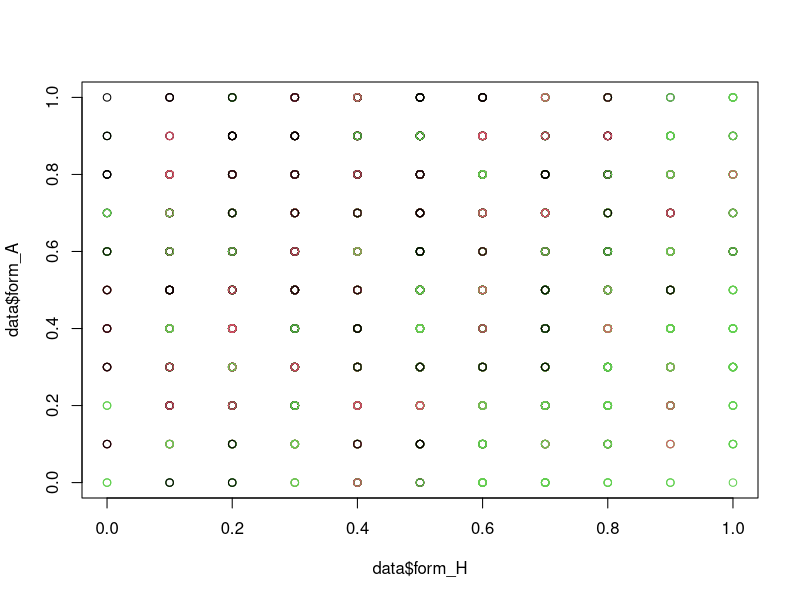

Generate this figure with R:
library(tidyverse)
library(nnet)
library(caret)

set.seed(05012023)

data <- read_csv("game_data.csv")

data <- data %>% filter(enough_games > 0, Div=='I1')

plot(data$form_H, data$form_A, col=factor(data$FTR))

training.samples <- data$Div %>% createDataPartition(p = 0.8, list = FALSE)
train <- data[training.samples,]
test <- data[-training.samples,]

model <- multinom(FTR ~ form_H + form_A + g_H + g_A + s_H + s_A + st_H + st_A + c_H + c_A, data=train)

summary(model)

predictions <- model %>% predict(test)

confusionMatrix(table(data=predictions, reference=test$FTR))

predictions_probs <- model %>% predict(test, "probs")

new_table <- cbind(test, predictions_probs)

new_table <- new_table %>% mutate(H_odds = 1/H, D_odds = 1/D, A_odds = 1/A)

write.csv(new_table, "predicted_odds.csv")
